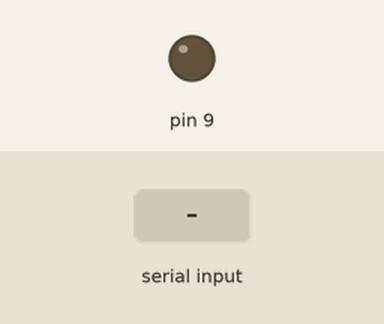
A sketch run on a simulated Arduino Uno, built with avr-gcc and run on an emulated ATmega328P. Parts: output pins drawn as LEDs (lit = HIGH). Dashed ring = blinking. The inputs (shaded band) are chosen by the test bench. What the sketch prints to the serial monitor is not drawn.

Above: at 1.2 s.
1.3 s: "90,45\n" received over Serial
At 1.7 s:
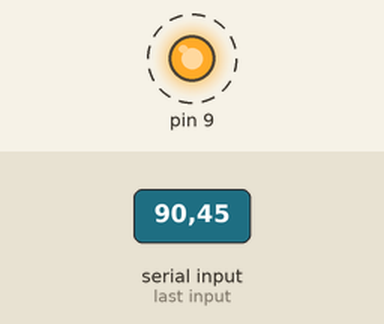
Timing chart, 0 to 10.3 s (numbered marks = the images above; inputs shaded):
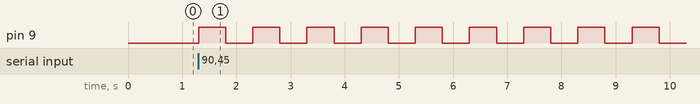

The sketch:

Reading_Numbers_From_Serial_Monitor.ino
```cpp
int myNum;

void setup() {
  // put your setup code here, to run once:
  Serial.begin(9600);
  pinMode(9, OUTPUT);
}

void loop() {
  // put your main code here, to run repeatedly:
  Serial.println("Please enter your number: ");
  while(Serial.available() == 0){

  }

  myNum = Serial.parseInt();

  for(int i = 0; i < myNum; i=i+1){
    digitalWrite(9, HIGH);
    delay(500);
    digitalWrite(9, LOW);
    delay(500);
  }

//  Serial.print("Your number is: ");
//  Serial.println(myNum);
}
```

Measured:
- after the input at 1.3 s, pin 9: alternates HIGH for 0.50 s and LOW for 0.50 s, starting at once
